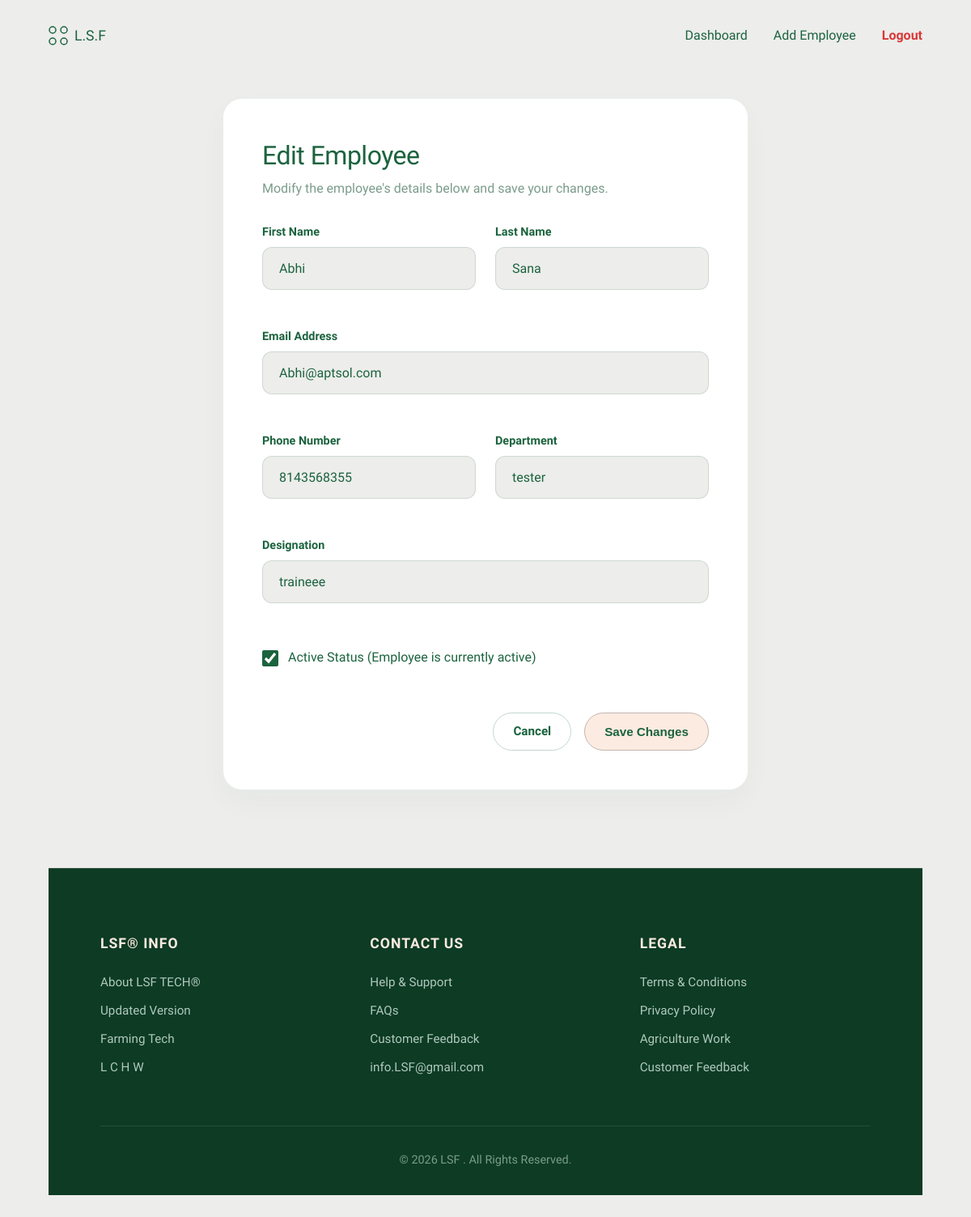
The app's page /hrms/employee/edit/1/ (signed in), older data.
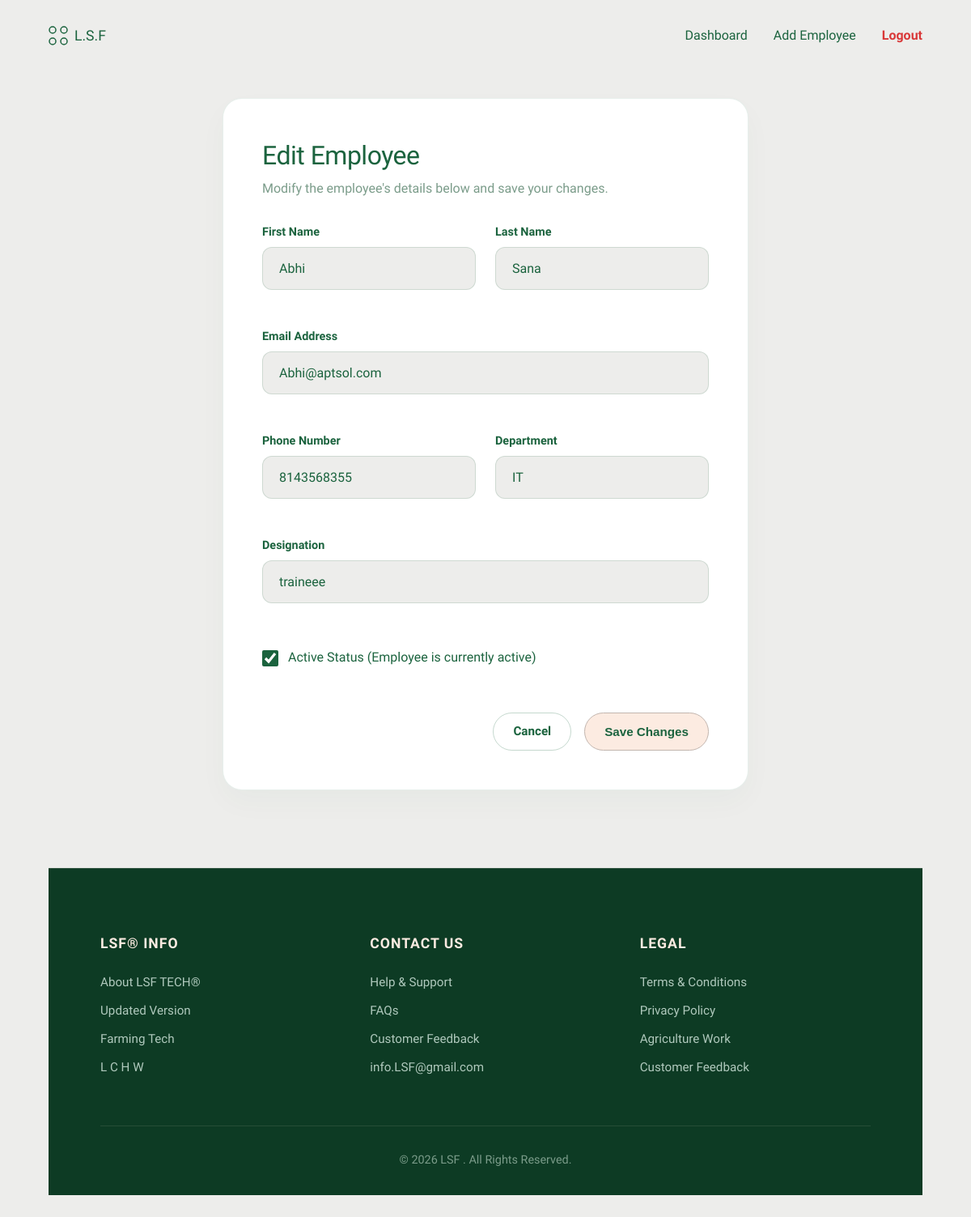
The same page, newer data.
### ark/models.py (models this page shows, shortened)
class Employee(models.Model):
    first_name = models.CharField(max_length=100)
    last_name = models.CharField(max_length=100)
    email = models.EmailField(unique=True)
    phone = models.CharField(max_length=15)
    designation = models.CharField(max_length=100)
    department = models.CharField(max_length=100)
    date_joined = models.DateField(auto_now_add=True)
    is_active = models.BooleanField(default=True)

### ark/views.py (the view, shortened to what this page needs)
# urls.py: path('hrms/employee/edit/<int:emp_id>/', edit_employee_view, name='edit_employee'),
@login_required
def edit_employee_view(request, emp_id):
    if not request.user.is_superuser:
        messages.error(request, "Unauthorized access. Only HR/Admin can edit employees.")
        return redirect('hrms_dashboard')
    employee = get_object_or_404(Employee, id=emp_id)
    return render(request, 'edit_employee.html', {'employee': employee})

### templates/edit_employee.html (shortened to what this page needs)
{% extends 'base.html' %}
{% block content %}
<main class="dashboard-container">
    <div class="form-card">
        <h2>Edit Employee</h2>
        <p class="subtitle">Modify the employee's details below and save your changes.</p>
        <form method="POST" action="{% url 'edit_employee' employee.id %}">
            <div class="form-grid">
                <div class="form-field-group">
                    <label class="form-field-label" for="first_name">First Name</label>
                    <input class="form-field-input" type="text" id="first_name" name="first_name" required value="{{ employee.first_name }}" placeholder="e.g. John">
                </div>
                <div class="form-field-group">
                    <label class="form-field-label" for="last_name">Last Name</label>
                    <input class="form-field-input" type="text" id="last_name" name="last_name" required value="{{ employee.last_name }}" placeholder="e.g. Doe">
                </div>
                <div class="form-field-group form-span-2">
                    <label class="form-field-label" for="email">Email Address</label>
                    <input class="form-field-input" type="email" id="email" name="email" required value="{{ employee.email }}" placeholder="name@company.com">
                </div>
                <div class="form-field-group">
                    <label class="form-field-label" for="phone">Phone Number</label>
                    <input class="form-field-input" type="tel" id="phone" name="phone" required value="{{ employee.phone }}" placeholder="e.g. +91 9999999999">
                </div>
                <div class="form-field-group">
                    <label class="form-field-label" for="department">Department</label>
                    <input class="form-field-input" type="text" id="department" name="department" required value="{{ employee.department }}" placeholder="e.g. Agronomy">
                </div>
                <div class="form-field-group form-span-2">
                    <label class="form-field-label" for="designation">Designation</label>
                    <input class="form-field-input" type="text" id="designation" name="designation" required value="{{ employee.designation }}" placeholder="e.g. Drone Operator Lead">
                </div>
                <div class="form-field-group form-span-2" style="display: flex; align-items: center; gap: 0.75rem; margin-top: 0.5rem;">
                    <input type="checkbox" id="is_active" name="is_active" {% if employee.is_active %}checked{% endif %} style="width: 20px; height: 20px; accent-color: #1b633e; cursor: pointer;">
                    <label for="is_active" class="form-field-label" style="margin-bottom: 0; cursor: pointer; font-size: 1rem; font-weight: 500;">Active Status (Employee is currently active)</label>
                </div>
            </div>
            <div class="form-actions">
                <a href="{% url 'hrms_dashboard' %}" class="btn-secondary">Cancel</a>
                <button type="submit" class="btn-primary">Save Changes</button>
            </div>
        </form>
    </div>
</main>
{% endblock %}

Row changes from the older to the newer data that the page shows:
changed Employee "Abhi": department "tester" → "IT"
